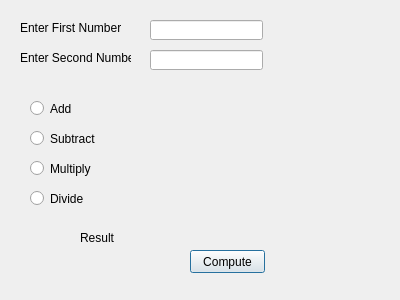
<?xml version="1.0" encoding="UTF-8"?>
<ui version="4.0">
 <class>Dialog</class>
 <widget class="QDialog" name="Dialog">
  <property name="geometry">
   <rect>
    <x>0</x>
    <y>0</y>
    <width>400</width>
    <height>300</height>
   </rect>
  </property>
  <property name="windowTitle">
   <string>Dialog</string>
  </property>
  <widget class="QLabel" name="lblFirstNumber">
   <property name="geometry">
    <rect>
     <x>20</x>
     <y>20</y>
     <width>101</width>
     <height>16</height>
    </rect>
   </property>
   <property name="text">
    <string>Enter First Number</string>
   </property>
  </widget>
  <widget class="QLabel" name="lblSecondNumber">
   <property name="geometry">
    <rect>
     <x>20</x>
     <y>50</y>
     <width>111</width>
     <height>16</height>
    </rect>
   </property>
   <property name="text">
    <string>Enter Second Number</string>
   </property>
  </widget>
  <widget class="QLineEdit" name="lineEdit_First">
   <property name="geometry">
    <rect>
     <x>150</x>
     <y>20</y>
     <width>113</width>
     <height>20</height>
    </rect>
   </property>
  </widget>
  <widget class="QLineEdit" name="lineEdit_Second">
   <property name="geometry">
    <rect>
     <x>150</x>
     <y>50</y>
     <width>113</width>
     <height>20</height>
    </rect>
   </property>
  </widget>
  <widget class="QRadioButton" name="radioButton_Add">
   <property name="geometry">
    <rect>
     <x>30</x>
     <y>100</y>
     <width>82</width>
     <height>17</height>
    </rect>
   </property>
   <property name="text">
    <string>Add</string>
   </property>
  </widget>
  <widget class="QRadioButton" name="radioButton_Subtract">
   <property name="geometry">
    <rect>
     <x>30</x>
     <y>130</y>
     <width>82</width>
     <height>17</height>
    </rect>
   </property>
   <property name="text">
    <string>Subtract</string>
   </property>
  </widget>
  <widget class="QRadioButton" name="radioButton_Multiply">
   <property name="geometry">
    <rect>
     <x>30</x>
     <y>160</y>
     <width>82</width>
     <height>17</height>
    </rect>
   </property>
   <property name="text">
    <string>Multiply</string>
   </property>
  </widget>
  <widget class="QRadioButton" name="radioButton_Divide">
   <property name="geometry">
    <rect>
     <x>30</x>
     <y>190</y>
     <width>82</width>
     <height>17</height>
    </rect>
   </property>
   <property name="text">
    <string>Divide</string>
   </property>
  </widget>
  <widget class="QLabel" name="lblResult">
   <property name="geometry">
    <rect>
     <x>80</x>
     <y>230</y>
     <width>71</width>
     <height>16</height>
    </rect>
   </property>
   <property name="text">
    <string>Result</string>
   </property>
  </widget>
  <widget class="QPushButton" name="pushButton_Compute">
   <property name="geometry">
    <rect>
     <x>190</x>
     <y>250</y>
     <width>75</width>
     <height>23</height>
    </rect>
   </property>
   <property name="text">
    <string>Compute</string>
   </property>
  </widget>
 </widget>
 <resources/>
 <connections/>
</ui>
